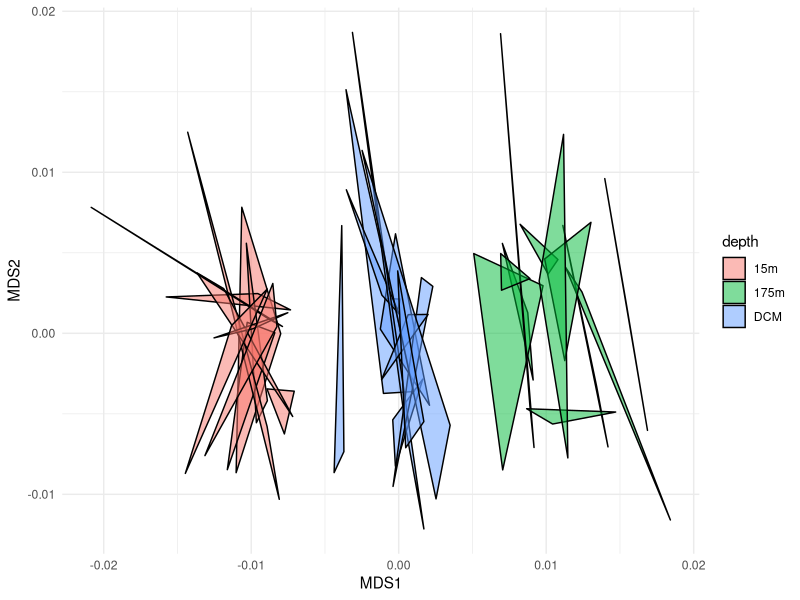
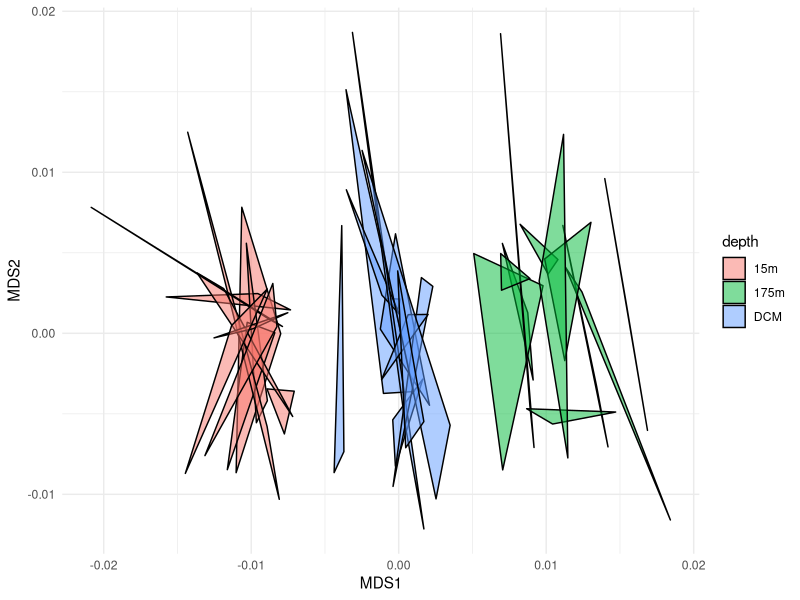

R code for these plots, in order:

library(tidyverse)
library(vegan)


# norm_peaks contains integrated peak areas across many files for many features
norm_peaks <- read.csv("data/norm_peaks.csv")
# metadata contains sample depth and corresponding file name
metadata <- read.csv("data/metadata_complete.csv")

# Select only proper "samples", leaving out blanks and standards
clean_df <- norm_peaks %>%
  left_join(metadata) %>%
  filter(samp_type=="Smp") %>%
  select(feature, norm_area, filename, depth)

# Convert to matrix in wide format
clean_mat <- clean_df %>%
  select(feature, norm_area, filename) %>%
  pivot_wider(values_from = norm_area, names_from = feature) %>%
  column_to_rownames("filename")

# Normalize
normalized_mat <- scale(clean_mat)

# Perform NMDS
nmds_output <- metaMDS(clean_mat, distance = "euclidean", k=2)

# Convert vegan output to familiar data frame
nmds_df <- nmds_output$points %>%
  as.data.frame() %>%
  rownames_to_column("filename") %>%
  left_join(metadata) %>%
  select(filename, starts_with("MDS"), depth) %>%
  mutate(basename=str_extract(filename, "MS\\d+C\\d+.*(?=_[A-C])"))

# Plot
gp <- ggplot(nmds_df) +
  geom_polygon(aes(x=MDS1, y=MDS2, fill=depth, group=basename), 
               color="black", alpha=0.5) +
  theme_minimal()
gp

# Save with fixed parameters
ggsave(filename = "nmds_shardplot.png", plot = gp, device = "png", 
       width = 6.5, height = 3.5, units = "in", dpi = 72, type="cairo")
